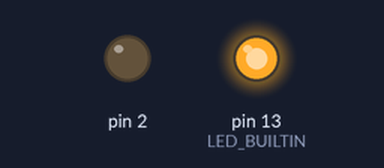
Simulated run of this sketch. Board: Arduino Uno, built with avr-gcc and run on an emulated ATmega328P. Parts: output pins drawn as LEDs (lit = HIGH).

Above: at 0.12 s.
At 2.62 s:
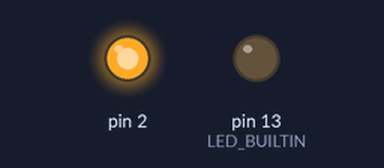
At 5.37 s:
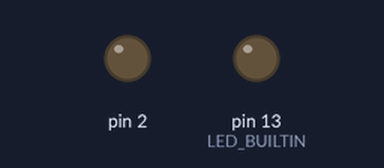
Timing chart, 0 to 5.9 s (numbered marks = the images above):
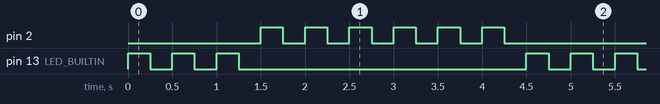

Measured:
- by itself, pin 2: repeats every 4.5 s: 5 × (LOW 0.25 s, HIGH 0.25 s), LOW 1.8 s, HIGH 0.25 s
- by itself, pin 13 (LED_BUILTIN): repeats every 4.5 s: 2 × (LOW 0.25 s, HIGH 0.25 s), LOW 3.3 s, HIGH 0.25 s
- by itself, everything shown: repeats every 4.5 s, in 18 steps

The sketch:

whileloop.ino.ino
```cpp
void setup() {
  // put your setup code here, to run once:
 pinMode(2, OUTPUT);
 pinMode(LED_BUILTIN, OUTPUT);
}

void loop() {
  // put your main code here, to run repeatedly:
 // put your main code here, to run repeatedly:
  int countled=0;
  int countbuiltin=0;

 while(countbuiltin<3){
  digitalWrite(LED_BUILTIN,HIGH);
  delay(250);
  digitalWrite(LED_BUILTIN,LOW);
  delay(250);
  countbuiltin=countbuiltin+1;
 }
 while(countled<6){
  digitalWrite(2,HIGH);
  delay(250);
  digitalWrite(2,LOW);
  delay(250);
  countled=countled+1;
 }


}
```
